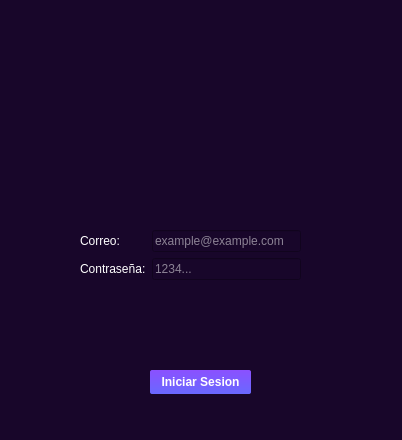
<?xml version="1.0" encoding="UTF-8"?>
<ui version="4.0">
 <class>MainWindow</class>
 <widget class="QMainWindow" name="MainWindow">
  <property name="geometry">
   <rect>
    <x>0</x>
    <y>0</y>
    <width>402</width>
    <height>440</height>
   </rect>
  </property>
  <property name="windowTitle">
   <string>Iniciar Sesion</string>
  </property>
  <property name="windowIcon">
   <iconset resource="resources.qrc">
    <normaloff>:/icons/icons/usuario.png</normaloff>:/icons/icons/usuario.png</iconset>
  </property>
  <property name="styleSheet">
   <string notr="true">
/*-----QWidget-----*/
QWidget
{
	background-color:#18062a  ;
	color: #000000;

}

QLineEdit
{
	color: white;
}


/*-----QLabel-----*/
QLabel
{
	background-color: transparent;
	color: #fff;
	border-color: #000000;

}


/*-----QPushButton-----*/
QPushButton
{
	background-color: qlineargradient(spread:repeat, x1:1, y1:0, x2:1, y2:1, stop:0 rgba(139, 80, 255, 255),stop:1 rgba(105, 105, 255, 255));
	color: #fff;
	border-width: 1px;
	border-radius: 2px;
	border-color: #c196ff;
	padding: 2px;
	font-weight: bold;

}


QPushButton::hover
{
	background-color: qlineargradient(spread:repeat, x1:1, y1:0, x2:1, y2:1, stop:0 rgba(184, 148, 255, 255),stop:1 rgba(127, 127, 255, 255));
	color: #fff;
	border-width: 1px;
	border-radius: 2px;
	border-color: #c196ff;
	padding: 2px;
	font-weight: bold;

}


QPushButton::pressed
{
	background-color: qlineargradient(spread:repeat, x1:1, y1:0, x2:1, y2:1, stop:0 rgba(102, 26, 255, 255),stop:1 rgba(98, 98, 255, 255));
	color: #fff;
	border-width: 1px;
	border-radius: 2px;
	border-color: #c196ff;
	padding: 2px;
	font-weight: bold;

}

/*-----QCheckBox-----*/
QCheckBox
{
	background-color: transparent;
	color: #b9b9bb;
	font-weight: bold;

}


QCheckBox::indicator
{
    color: #b1b1b1;
    background-color: #000;
    border: 1px solid #8b50ff;
    width: 12px;
    height: 12px;

}


QCheckBox::indicator:checked
{
    image:url(&quot;./ressources/check.png&quot;); /*To replace*/
	background-color: #1f2b2b;
    border: 1px solid #8b50ff;

}


QCheckBox::indicator:unchecked:hover
{
    border: 1px solid #8b50ff;

}


QCheckBox::disabled
{
	color: #656565;

}


QCheckBox::indicator:disabled
{
	background-color: #656565;
	color: #656565;
    border: 1px solid #656565;

}


/*-----QListView-----*/
QListView 
{
    border : none;
    background-color: transparent;
    color: #fff;
    show-decoration-selected: 1; /* make the selection span the entire width of the view */
    outline: 0;
	font-weight: bold;

}


QListView::disabled 
{
	background-color: #656565;
	color: #1b1b1b;
    border: 1px solid #656565;

}


QListView::item 
{
    padding: 1px;

}


QListView::item:alternate 
{
    background-color: #4a4b4d;

}


QListView::item:selected 
{
    border: 1px solid #6a6ea9;
    border: none;
    color: rgb(0, 0, 0);

}


QListView::item:selected:!active 
{
    background-color: #45ffff;
    border: none;
    color: rgb(0, 0, 0);

}


QListView::item:selected:active 
{
    background-color: #45ffff;
    border: none;
    color: rgb(0, 0, 0);

}


QListView::item:hover {
    background-color: #d4acff;
    border: none;
    color: #000;

}


/*-----QScrollBar-----*/
QScrollBar:horizontal
{
    border: 1px solid #222222;
    background-color: #3d3d3d;
    height: 15px;
    margin: 0px 16px 0 16px;

}


QScrollBar::handle:horizontal
{
    background-color: qlineargradient(spread:repeat, x1:1, y1:0, x2:1, y2:1, stop:0 rgba(139, 80, 255, 255),stop:1 rgba(105, 105, 255, 255));
    min-height: 20px;

}


QScrollBar::add-line:horizontal
{
    border: 1px solid #1b1b19;
    background-color: qlineargradient(spread:repeat, x1:1, y1:0, x2:1, y2:1, stop:0 rgba(139, 80, 255, 255),stop:1 rgba(105, 105, 255, 255));
    width: 14px;
    subcontrol-position: right;
    subcontrol-origin: margin;

}


QScrollBar::sub-line:horizontal
{
    border: 1px solid #1b1b19;
    background-color: qlineargradient(spread:repeat, x1:1, y1:0, x2:1, y2:1, stop:0 rgba(139, 80, 255, 255),stop:1 rgba(105, 105, 255, 255));
    width: 14px;
    subcontrol-position: left;
    subcontrol-origin: margin;

}


QScrollBar::right-arrow:horizontal
{
    image: url(://arrow-right.png);
    width: 6px;
    height: 6px;

}


QScrollBar::left-arrow:horizontal
{
    image: url(://arrow-left.png);
    width: 6px;
    height: 6px;

}


QScrollBar::add-page:horizontal, QScrollBar::sub-page:horizontal
{
    background: none;

}


QScrollBar:vertical
{
    background-color: #3d3d3d;
    width: 13px;
    margin: 16px 0 16px 0;
    border: 1px solid #222222;

}


QScrollBar::handle:vertical
{
    background-color: qlineargradient(spread:repeat, x1:1, y1:0, x2:1, y2:1, stop:0 rgba(139, 80, 255, 255),stop:1 rgba(105, 105, 255, 255));
    min-height: 20px;

}


QScrollBar::add-line:vertical
{
    background-color: qlineargradient(spread:repeat, x1:1, y1:0, x2:1, y2:1, stop:0 rgba(139, 80, 255, 255),stop:1 rgba(105, 105, 255, 255));
    height: 14px;
    subcontrol-position: bottom;
    subcontrol-origin: margin;

}


QScrollBar::sub-line:vertical
{
    background-color: qlineargradient(spread:repeat, x1:1, y1:0, x2:1, y2:1, stop:0 rgba(139, 80, 255, 255),stop:1 rgba(105, 105, 255, 255));
    height: 14px;
    subcontrol-position: top;
    subcontrol-origin: margin;

}


QScrollBar::up-arrow:vertical
{
    image: url(://arrow-up.png);
    width: 6px;
    height: 6px;

}


QScrollBar::down-arrow:vertical
{
    image: url(://arrow-down.png);
    width: 6px;
    height: 6px;

}


QScrollBar::add-page:vertical, QScrollBar::sub-page:vertical
{
    background-color: none;

}
</string>
  </property>
  <widget class="QWidget" name="centralwidget">
   <widget class="QLabel" name="label">
    <property name="geometry">
     <rect>
      <x>140</x>
      <y>60</y>
      <width>131</width>
      <height>131</height>
     </rect>
    </property>
    <property name="text">
     <string/>
    </property>
    <property name="pixmap">
     <pixmap resource="resources.qrc">:/icons/icons/usuario.png</pixmap>
    </property>
   </widget>
   <widget class="QWidget" name="formLayoutWidget">
    <property name="geometry">
     <rect>
      <x>80</x>
      <y>230</y>
      <width>221</width>
      <height>71</height>
     </rect>
    </property>
    <layout class="QFormLayout" name="formLayout">
     <item row="0" column="0">
      <widget class="QLabel" name="emailLabel">
       <property name="text">
        <string>Correo:</string>
       </property>
      </widget>
     </item>
     <item row="0" column="1">
      <widget class="QLineEdit" name="emailInput">
       <property name="placeholderText">
        <string>example@example.com</string>
       </property>
      </widget>
     </item>
     <item row="1" column="0">
      <widget class="QLabel" name="passwordLabel">
       <property name="text">
        <string>Contraseña:</string>
       </property>
      </widget>
     </item>
     <item row="1" column="1">
      <widget class="QLineEdit" name="passwordInput">
       <property name="echoMode">
        <enum>QLineEdit::EchoMode::Password</enum>
       </property>
       <property name="placeholderText">
        <string>1234...</string>
       </property>
      </widget>
     </item>
    </layout>
   </widget>
   <widget class="QPushButton" name="loginButton">
    <property name="geometry">
     <rect>
      <x>150</x>
      <y>370</y>
      <width>101</width>
      <height>24</height>
     </rect>
    </property>
    <property name="text">
     <string>Iniciar Sesion</string>
    </property>
   </widget>
  </widget>
 </widget>
 <resources>
  <include location="resources.qrc"/>
 </resources>
 <connections/>
</ui>
